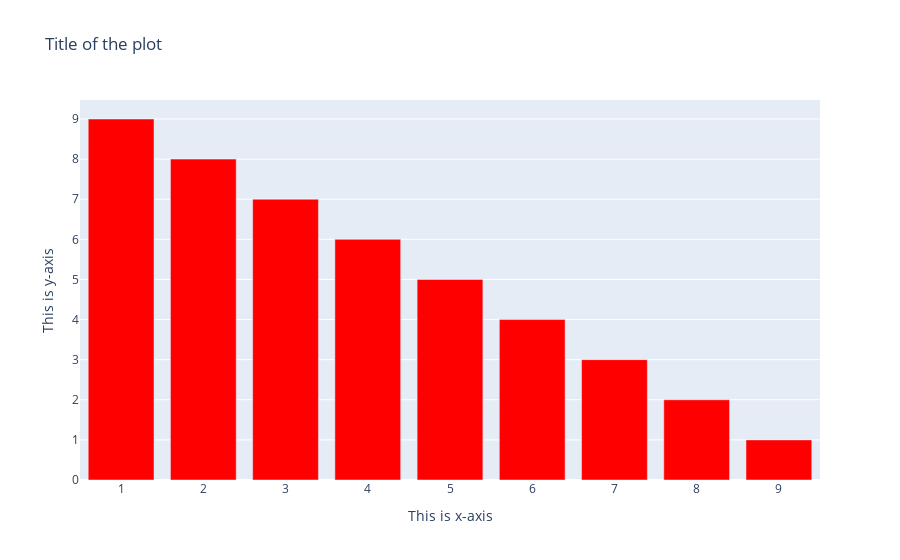

The notebook cell this image was saved under:
### Code cell
import plotly.express as px

x = [1, 2, 3, 4, 5, 6, 7, 8, 9]  # x-axis
y = [9, 8, 7, 6, 5, 4, 3, 2, 1]  # y-axis

# Data for the bar graph
df = pd.DataFrame({'x': x, 'y': y})

fig = px.bar(df, x='x', y='y', title='Title of the plot', labels={'x': 'This is x-axis', 'y': 'This is y-axis'}, color_discrete_sequence=['red']) # Create a bar graph
fig.show() # Show the plot

### Figure 1 — Plotly figure (JSON) as saved in the notebook; plotly's stock layout.template omitted (floating-point values rounded to 4 significant figures)
{"data": [{"alignmentgroup": "True", "hovertemplate": "This is x-axis=%{x}<br>This is y-axis=%{y}<extra></extra>", "legendgroup": "", "marker": {"color": "red", "pattern": {"shape": ""}}, "name": "", "offsetgroup": "", "orientation": "v", "showlegend": false, "textposition": "auto", "type": "bar", "x": [1, 2, 3, 4, 5, 6, 7, 8, 9], "xaxis": "x", "y": [9, 8, 7, 6, 5, 4, 3, 2, 1], "yaxis": "y"}], "layout": {"barmode": "relative", "legend": {"tracegroupgap": 0}, "title": {"text": "Title of the plot"}, "xaxis": {"anchor": "y", "domain": [0, 1], "title": {"text": "This is x-axis"}}, "yaxis": {"anchor": "x", "domain": [0, 1], "title": {"text": "This is y-axis"}}}}
